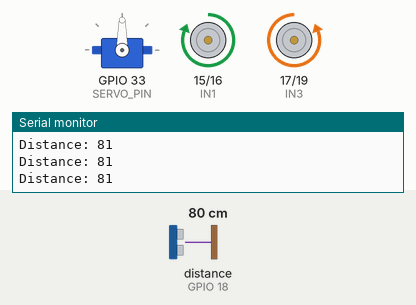
Simulated run of this sketch. Board: ESP32. Parts: servo, motor-driver pin pairs drawn as motors (green arrow = first pin HIGH = forward, orange = second pin HIGH = backward, longer = more drive), the last lines printed to the serial monitor. Inputs (shaded band) come from the test bench; at power-on: distance to the obstacle (sensor on GPIO 18) 80 cm. The echo pulse lasts 58.3 µs per cm.

Above: at 1.2 s.
1.3 s: distance to the obstacle (sensor on GPIO 18) set to 22 cm
2.8 s: distance to the obstacle (sensor on GPIO 18) set to 17 cm
At 3.05 s:
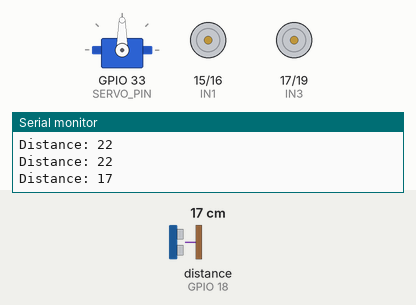
At 8.7 s:
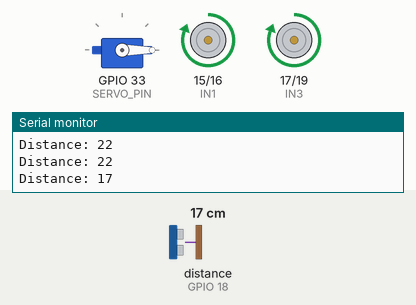
8.8 s: distance to the obstacle (sensor on GPIO 18) set to 35 cm
At 10.6 s:
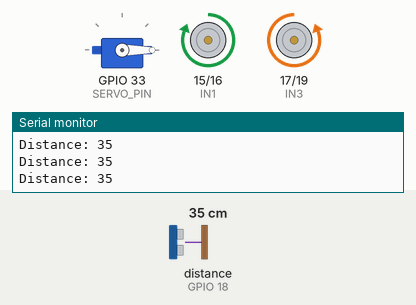
Timing chart, 0 to 12.1 s (numbered marks = the images above; inputs shaded):
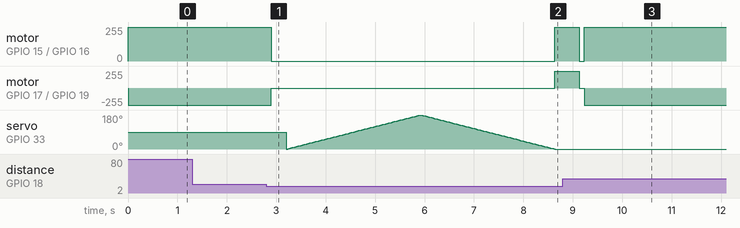

Measured:
- the behaviour switches between 20 and 19 cm on distance to the obstacle (sensor on GPIO 18) (found by bisection; images 0 and 1)
- after the input at 2.8 s, motor on GPIO 15 (IN1) / GPIO 16 (IN2): forward 255/255 → stopped after 0.10 s, → forward 255/255 5.7 s later; motor on GPIO 17 (IN3) / GPIO 19 (IN4): backward 255/255 → stopped after 0.10 s, → forward 255/255 5.7 s later
- after the input at 8.8 s, servo on GPIO 33 (SERVO_PIN): stops changing and stays 0°

The sketch:

object_avoiding_car_esp32.ino
```cpp
#include <NewPing.h>
#include <ESP32Servo.h>

// Define motor driver pins
#define IN1 15
#define IN2 16
#define IN3 17
#define IN4 19

// Define ultrasonic sensor pins
#define TRIG_PIN 5
#define ECHO_PIN 18
#define MAX_DISTANCE 200  // Maximum distance to ping (in centimeters)

// Define servo motor pin
#define SERVO_PIN 33

NewPing sonar(TRIG_PIN, ECHO_PIN, MAX_DISTANCE);
Servo myServo;  // Create a Servo object

// Function to move the robot forward
void moveForward() {
  digitalWrite(IN1, HIGH);
  digitalWrite(IN2, LOW);
  digitalWrite(IN3, LOW);
  digitalWrite(IN4, HIGH);
}

// Function to move the robot backward
void moveBackward() {
  digitalWrite(IN1, LOW);
  digitalWrite(IN2, HIGH);
  digitalWrite(IN3, HIGH);
  digitalWrite(IN4, LOW);
}

// Function to stop the robot
void stopRobot() {
  digitalWrite(IN1, LOW);
  digitalWrite(IN2, LOW);
  digitalWrite(IN3, LOW);
  digitalWrite(IN4, LOW);
}

// Function to turn the robot to the right
void turnRight() {
  digitalWrite(IN1, HIGH);
  digitalWrite(IN2, LOW);
  digitalWrite(IN3, HIGH);
  digitalWrite(IN4, LOW);
}

// Function to turn the robot to the left
void turnLeft() {
  digitalWrite(IN1, LOW);
  digitalWrite(IN2, HIGH);
  digitalWrite(IN3, LOW);
  digitalWrite(IN4, HIGH);
}

// Function to sweep the servo motor
void sweepServo() {
  for (int pos = 0; pos <= 180; pos += 1) {
    myServo.write(pos);
    delay(15); // Adjust the speed of the sweep
  }
  for (int pos = 180; pos >= 0; pos -= 1) {
    myServo.write(pos);
    delay(15);
  }
}

void setup() {
  // Set motor control pins as outputs
  pinMode(IN1, OUTPUT);
  pinMode(IN2, OUTPUT);
  pinMode(IN3, OUTPUT);
  pinMode(IN4, OUTPUT);

  myServo.attach(SERVO_PIN);  // Attach the servo to the defined pin
  myServo.write(90);  // Set servo to the middle position initially

  Serial.begin(9600);
}

void loop() {
  // Get distance from ultrasonic sensor
  unsigned int distance = sonar.ping_cm();
  Serial.print("Distance: ");
  Serial.println(distance);

  if (distance > 0 && distance < 20) {
    // Obstacle detected, stop, sweep servo, and turn right
    stopRobot();
    delay(300); // Small delay before sweeping
    sweepServo();  // Sweep the servo to check surroundings
    turnRight();
    delay(500); // Adjust the duration of the turn
    stopRobot();
  } else {
    // Move forward
    moveForward();
  }

  delay(100);
}
```
